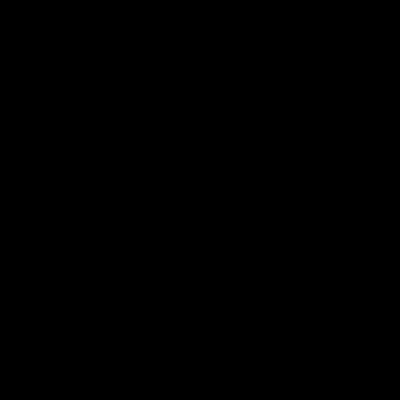
Frame 1 (no input)
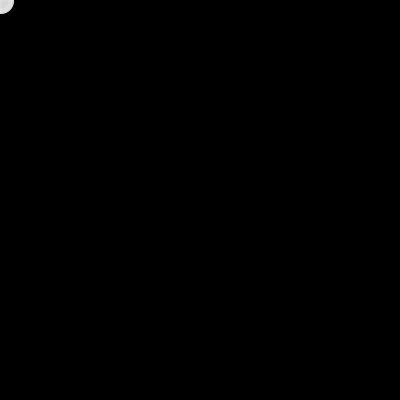
Frame 60 (the mouse pressed at the canvas centre just before this capture)
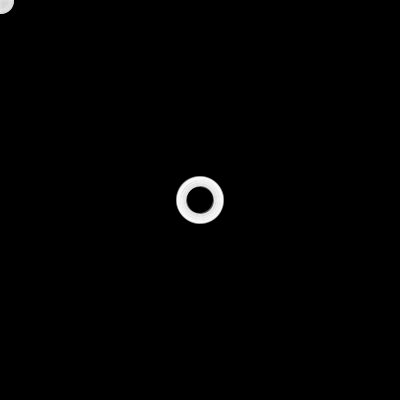
Frame 120 (the mouse held since frame 60 and released just before this capture)

The Processing sketch that drew these frames (run headless with seeded random() and noise(); from frame 60 on, the mouse is pressed at the canvas centre):

// Processing sketch: Variables_03
// ── Variables_03.pde
///////////////////////////////////////////
/*
 DESIGNING PROGRAMS 1.0
 AN INTRODUCTORY COURSE FOR DESIGN STUDENTS
 
 IMPLEMENTED BY THE FREE ART BUREAU 2014
 >>> www.freeartbureau.org
 +++++++++++++++++++++++++++ 
 LES BASES : VARIABLES
 SKETCH : VARIABLE_03
 PARENT SKETCH : NONE
 TYPE : DYNAMIQUE
 */
/////////////////////////// GLOBALS ////////////////////////////

float dia;
float angle; // déclaration d'une variable pour l'angle
//////////////////////// SETUP ////////////////////////////

void setup() {
  size(400, 400);
  background(0);
  smooth();
  noFill();
  stroke(255,100);
  dia = 0;
  angle = radians(0); // on convertit les radians en angles
}

/////////////////////////// DRAW ////////////////////////////
void draw() {
  //background(0); // on a désactivé cette ligne. Que se passe-t-il ?
  
  //mouseX & mouseY sont des variables propres à Processing
  //qui stockent les valeurs x & y de la souris - Donc sa position !
  ellipse(mouseX, mouseY, dia, dia); 
  
  // Un peu de maths simple
  // la fonction sin(angle) crée un mouvement sinusoidal
  // on multiplie par un facteur qui détermine l'ampleur de ce mouvement
  // Modifiez les deux valeurs, 0.05 & 50
  // Qu'observez-vous?
  
  dia = sin(angle*0.01) * 50;
  angle++;
  
  //angle ++; est exactement la même chose que angle = angle + 1;  
}

/////////////////////////// FUNCTIONS ////////////////////////////
